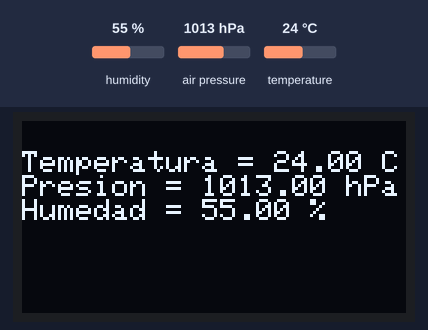
Simulated run of this sketch. Board: Arduino Uno, built for the host (arithmetic inside an expression is 32-bit, double 64-bit). On the bench: 128×64 one-colour display. The test bench sets the inputs (shaded band); at power-on: humidity 55 %, air pressure 1013 hPa, temperature 24 °C. No radio packets arrive unless stated; what the sketch prints to the serial monitor is not drawn.

Above: at 1.2 s.
1.3 s: humidity set to 22 %
At 3.3 s:
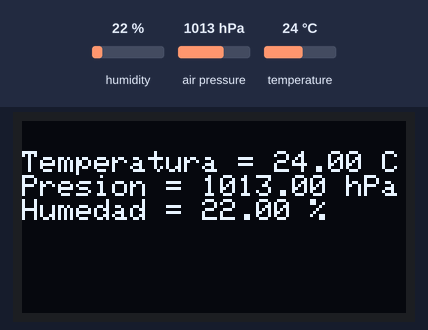
3.8 s: air pressure set to 952 hPa
At 5.7 s:
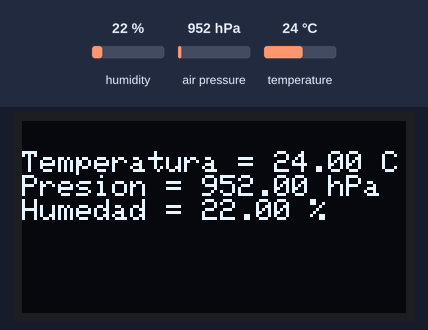
6.0 s: temperature set to 12 °C
At 7.9 s:
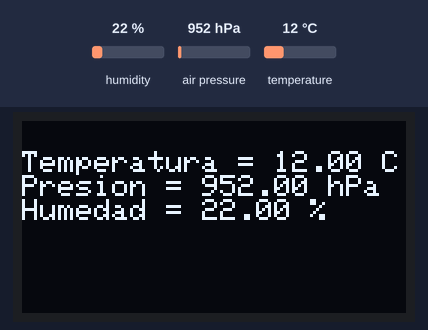
8.2 s: humidity set to 40 %
At 10.1 s:
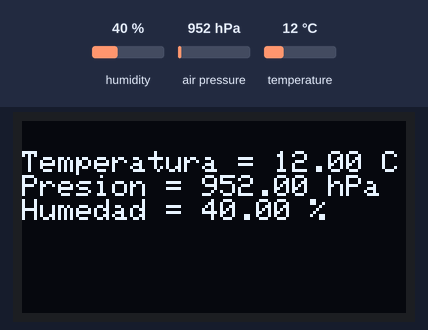
10.4 s: air pressure set to 975 hPa
At 11.4 s:
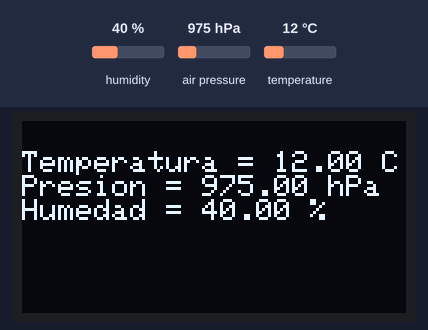
Timing chart, 0 to 13.4 s (numbered marks = the images above; inputs shaded):
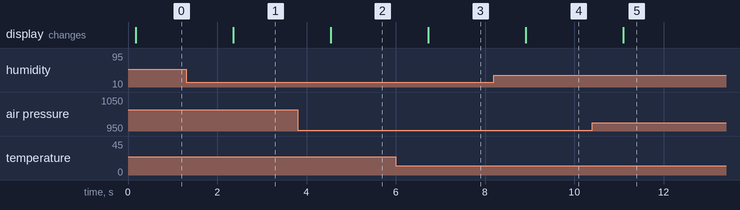

Measured:
- after the input at 1.3 s, the display: changes after 1.1 s (image 1)
- after the input at 3.8 s, the display: changes after 0.74 s (image 2)
- after the input at 6.0 s, the display: changes after 0.72 s (image 3)
- after the input at 8.2 s, the display: changes after 0.71 s (image 4)
- after the input at 10.4 s, the display: changes after 0.69 s (image 5)

The sketch:

C_digo_bme_en_funcionamiento_0.ino.ino
```cpp
#include <Wire.h>
#include <Adafruit_Sensor.h>
#include <Adafruit_BME280.h>
#include <SPI.h>
#include <LoRa.h>
#include <Adafruit_SSD1306.h>
#include <Adafruit_GFX.h>

#define OLED_RESET 4
Adafruit_SSD1306 display(OLED_RESET);

#define BAND 866E6

// Configuración del módulo LoRa32
#define SCK     5     // GPIO5  -- SX1276 SCK
#define MISO    19    // GPIO19 -- SX1276 MISO
#define MOSI    27    // GPIO27 -- SX1276 MOSI
#define SS      18    // GPIO18 -- SX1276 CS
#define RST     14    // GPIO14 -- SX1276 RESET
#define DIO0    26    // GPIO26 -- SX1276 DIO0

#define BME_SDA 21  // GPIO21 -- BME280 SDA
#define BME_SCL 22  // GPIO22 -- BME280 SCL

float temperature;
float pressure;
float humidity;

Adafruit_BME280 bme;

void setup() {
  Serial.begin(9600); // Inicializar la comunicación serial
  while (!Serial);

  SPI.begin(SCK, MISO, MOSI, SS);  // Inicializar SPI
  LoRa.setPins(SS, RST, DIO0);     // Configurar los pines del módulo LoRa32

  if (!LoRa.begin(868E6)) {        // Inicializar el módulo LoRa32 en la frecuencia 868 MHz
    Serial.println("Error al iniciar el módulo LoRa32");
    while (1);
  }

  bme.begin(0x76);  // Inicializar el sensor BME280 en la dirección 0x76

  // Inicializar la pantalla OLED
  if (!display.begin(SSD1306_SWITCHCAPVCC, 0x3C)) {
    Serial.println("Error al iniciar la pantalla OLED");
    while (1);
  }

  display.clearDisplay();
  display.setTextColor(WHITE);
  display.setTextSize(1);
  display.setCursor(0, 0);
  display.println("Datos del sensor BME280:");
  display.display();
}

void loop() {
  temperature = bme.readTemperature();  // Leer la temperatura del sensor BME280
  pressure = bme.readPressure() / 100.0F;  // Leer la presión del sensor BME280 y convertirla a hPa
  humidity = bme.readHumidity();  // Leer la humedad del sensor BME280

  Serial.print("Temperatura = ");
  Serial.print(temperature);
  Serial.println(" °C");

  Serial.print("Presión = ");
  Serial.print(pressure);
  Serial.println(" hPa");

  Serial.print("Humedad = ");
  Serial.print(humidity);
  Serial.println(" %");

  // Crear un mensaje con los datos y enviarlo a través del módulo LoRa32
  String message = String(temperature) + "," + String(pressure) + "," + String(humidity);
  LoRa.beginPacket();
  LoRa.print(message);
  LoRa.endPacket();

  // Mostrar los datos en la pantalla OLED
  display.clearDisplay();
  display.setCursor(0, 10);
  display.print("Temperatura = ");
  display.print(temperature);
  display.println(" C");
  display.print("Presion = ");
  display.print(pressure);
  display.println(" hPa");
  display.print("Humedad = ");
  display.print(humidity);
  display.println(" %");
  display.display();

  delay(1000);
}
```
